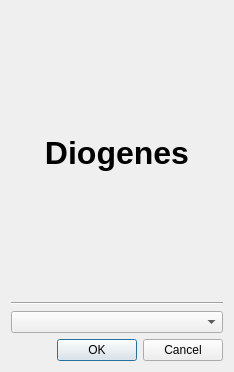
<?xml version="1.0" encoding="UTF-8"?>
<ui version="4.0">
 <class>SelectRegionDialog</class>
 <widget class="QDialog" name="SelectRegionDialog">
  <property name="geometry">
   <rect>
    <x>0</x>
    <y>0</y>
    <width>234</width>
    <height>372</height>
   </rect>
  </property>
  <property name="windowTitle">
   <string>Dialog</string>
  </property>
  <layout class="QVBoxLayout" name="verticalLayout">
   <item>
    <widget class="QLabel" name="DiogenesLabel">
     <property name="text">
      <string>&lt;html&gt;&lt;head/&gt;&lt;body&gt;&lt;p align=&quot;center&quot;&gt;&lt;span style=&quot; font-size:24pt; font-weight:600;&quot;&gt;Diogenes&lt;/span&gt;&lt;/p&gt;&lt;/body&gt;&lt;/html&gt;</string>
     </property>
    </widget>
   </item>
   <item>
    <widget class="Line" name="line">
     <property name="orientation">
      <enum>Qt::Horizontal</enum>
     </property>
    </widget>
   </item>
   <item>
    <widget class="QComboBox" name="RegionComboBox"/>
   </item>
   <item>
    <widget class="QDialogButtonBox" name="ButtonBox">
     <property name="standardButtons">
      <set>QDialogButtonBox::Cancel|QDialogButtonBox::Ok</set>
     </property>
    </widget>
   </item>
  </layout>
 </widget>
 <resources/>
 <connections/>
</ui>
